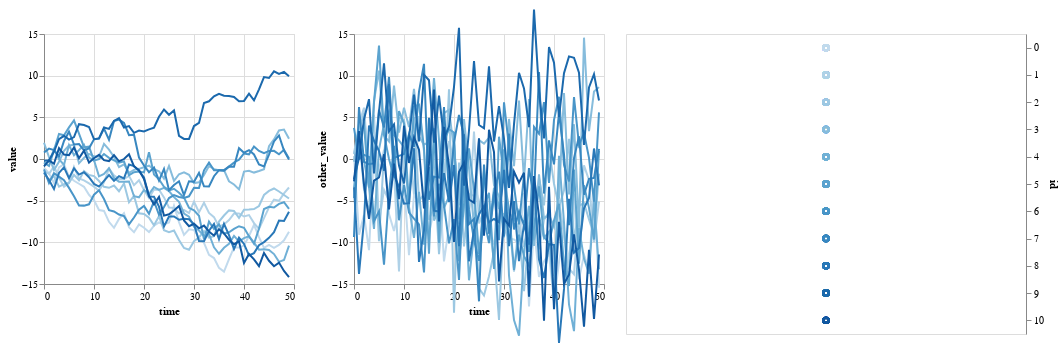

Here is the notebook cell this chart was saved with:
### Code cell
data['other_value'] = data['value'] + np.random.normal(0, 5, size=len(data))
data = data[data.id < 11]

selector = alt.selection_single(empty='all', fields=['id'], on='mouseover')

base = alt.Chart(data).properties(
    width=250,
    height=250
).add_selection(selector)


timeseries1 = base.mark_line(strokeWidth=2).encode(
    x='time',
    y=alt.Y('value', scale=alt.Scale(domain=(-15, 15))),
    color=alt.Color('id:O', legend=None)
).transform_filter(
    selector
)

timeseries2 = base.mark_line(strokeWidth=2).encode(
    x='time',
    y=alt.Y('other_value', scale=alt.Scale(domain=(-15, 15))),
    color=alt.Color('id:O', legend=None) 
).transform_filter(
    selector
)

color = alt.condition(selector,
                      alt.Color('id:O', legend=None),
                      alt.value('lightgray'))


legend = alt.Chart(data).mark_point().encode(
    y=alt.Y('id:O', axis=alt.Axis(orient='right')),
    color=color
).add_selection(
    selector
)

timeseries1 | timeseries2 | legend

### Figure 1 — Vega-Lite specification as saved in the notebook (floating-point values rounded to 4 significant figures; data arrays with more than 128 entries replaced by an {"elided": "..."} marker saying what was removed)
{"$schema": "https://vega.github.io/schema/vega-lite/v2.6.0.json", "config": {"view": {"height": 300, "width": 400}}, "datasets": {"data-11b4a304f533b8c1bc3d26ddbcc8650e": {"elided": "550 records"}}, "hconcat": [{"data": {"name": "data-11b4a304f533b8c1bc3d26ddbcc8650e"}, "encoding": {"color": {"field": "id", "legend": null, "type": "ordinal"}, "x": {"field": "time", "type": "quantitative"}, "y": {"field": "value", "scale": {"domain": [-15, 15]}, "type": "quantitative"}}, "height": 250, "mark": {"strokeWidth": 2, "type": "line"}, "selection": {"selector009": {"empty": "all", "fields": ["id"], "on": "mouseover", "resolve": "global", "type": "single"}}, "transform": [{"filter": {"selection": "selector009"}}], "width": 250}, {"data": {"name": "data-11b4a304f533b8c1bc3d26ddbcc8650e"}, "encoding": {"color": {"field": "id", "legend": null, "type": "ordinal"}, "x": {"field": "time", "type": "quantitative"}, "y": {"field": "other_value", "scale": {"domain": [-15, 15]}, "type": "quantitative"}}, "height": 250, "mark": {"strokeWidth": 2, "type": "line"}, "selection": {"selector009": {"empty": "all", "fields": ["id"], "on": "mouseover", "resolve": "global", "type": "single"}}, "transform": [{"filter": {"selection": "selector009"}}], "width": 250}, {"data": {"name": "data-11b4a304f533b8c1bc3d26ddbcc8650e"}, "encoding": {"color": {"condition": {"field": "id", "legend": null, "selection": "selector009", "type": "ordinal"}, "value": "lightgray"}, "y": {"axis": {"orient": "right"}, "field": "id", "type": "ordinal"}}, "mark": "point", "selection": {"selector009": {"empty": "all", "fields": ["id"], "on": "mouseover", "resolve": "global", "type": "single"}}}]}
